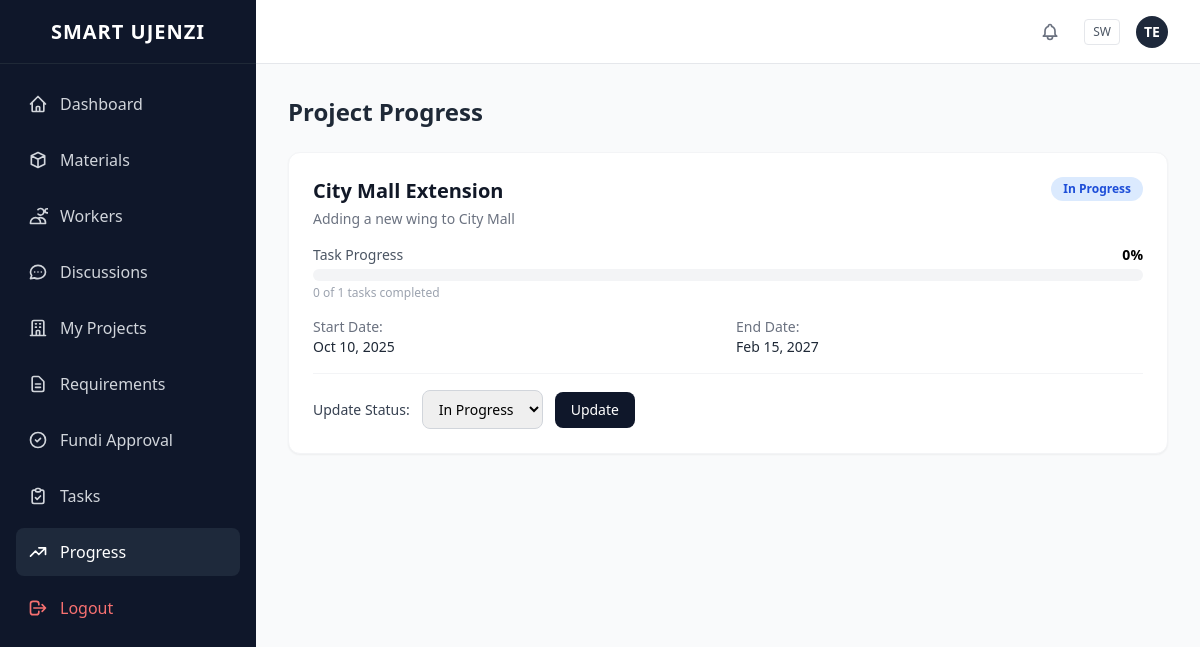
The page /pm/progress.php (signed in) on the database its author committed.
### tables this page shows
CREATE TABLE projects (
    id INT AUTO_INCREMENT PRIMARY KEY,
    name VARCHAR(255) NOT NULL,
    description TEXT,
    status VARCHAR(50) DEFAULT 'Pending',
    project_manager_id INT,
    customer_id INT,
    start_date DATE,
    end_date DATE,
    FOREIGN KEY(project_manager_id) REFERENCES users(id)
);

### includes/config.php (called while the page is built, shortened)
<?php
function getDB(): PDO {
    static $pdo = null;
    if ($pdo === null) {
        try {
            $dsn = DB_SOCKET && DB_USER === ''
                ? "mysql:unix_socket=" . DB_SOCKET . ";dbname=" . DB_NAME . ";charset=utf8mb4"
                : "mysql:host=" . DB_HOST . ";dbname=" . DB_NAME . ";charset=utf8mb4";
            $pdo = new PDO($dsn, DB_USER, DB_PASS, [
                PDO::ATTR_ERRMODE => PDO::ERRMODE_EXCEPTION,
                PDO::ATTR_DEFAULT_FETCH_MODE => PDO::FETCH_ASSOC,
            ]);
        } catch (PDOException $e) {
            if (APP_ENV === 'production') {
                die('Database connection failed. Please check your configuration.');
            }
            throw $e;
        }
    }
    return $pdo;
}

### includes/functions.php (called while the page is built, shortened)
<?php
require_once __DIR__ . '/config.php';
function runQuery(string $sql, array $params = []): array {
    $stmt = getDB()->prepare($sql);
    $stmt->execute($params);
    return $stmt->fetchAll();
}

### pm/progress.php (the view, shortened to what this page needs)
<?php
require_once __DIR__ . '/../includes/functions.php';
require_once __DIR__ . '/../includes/header.php';
$userId = $_SESSION['user_id'];
$projects = runQuery("SELECT p.*, (SELECT COUNT(*) FROM tasks WHERE project_id = p.id) as total_tasks, (SELECT COUNT(*) FROM tasks WHERE project_id = p.id AND status='Completed') as done_tasks FROM projects p WHERE p.project_manager_id = ? ORDER BY p.status, p.start_date DESC", [$userId]);
$statuses = ['Pending', 'Ongoing', 'In Progress', 'Completed', 'On Hold'];
?>
<?php if (empty($projects)): ?>
<div class="bg-white rounded-xl shadow-sm border border-gray-100 p-12 text-center">
    <svg class="w-16 h-16 mx-auto text-gray-300 mb-4" fill="none" stroke="currentColor" viewBox="0 0 24 24"><path stroke-linecap="round" stroke-linejoin="round" stroke-width="2" d="M19 21V5a2 2 0 00-2-2H7a2 2 0 00-2 2v16m14 0h2m-2 0h-5m-9 0H3m2 0h5M9 7h1m-1 4h1m4-4h1m-1 4h1m-5 10v-5a1 1 0 011-1h2a1 1 0 011 1v5m-4 0h4"/></svg>
    <h3 class="text-xl font-bold text-gray-800 mb-2">No Projects</h3>
    <p class="text-gray-500">You have no projects assigned to you yet.</p>
</div>
<?php else: ?>
<div class="grid gap-6">
    <?php foreach ($projects as $proj):
        $total = (int)$proj['total_tasks'];
        $done = (int)$proj['done_tasks'];
        $prog = $total > 0 ? round(($done / $total) * 100) : 0;
    ?>
    <div class="bg-white rounded-xl shadow-sm border border-gray-100 overflow-hidden">
        <div class="p-6">
            <div class="flex flex-col sm:flex-row sm:items-center justify-between gap-4 mb-4">
                <div>
                    <h3 class="text-xl font-bold text-gray-900"><?= htmlspecialchars($proj['name']) ?></h3>
                    <?php if ($proj['description']): ?>
                        <p class="text-gray-500 text-sm mt-1"><?= htmlspecialchars($proj['description']) ?></p>
                    <?php endif; ?>
                </div>
                <span class="px-3 py-1 rounded-full text-xs font-semibold self-start
                    <?= $proj['status'] === 'Completed' ? 'bg-green-100 text-green-700' : ($proj['status'] === 'Ongoing' || $proj['status'] === 'In Progress' ? 'bg-blue-100 text-blue-700' : ($proj['status'] === 'Pending' ? 'bg-yellow-100 text-yellow-700' : 'bg-red-100 text-red-700')) ?>">
                    <?= $proj['status'] ?>
                </span>
            </div>
            <div class="mb-4">
                <div class="flex justify-between text-sm mb-1">
                    <span class="text-gray-600">Task Progress</span>
                    <span class="font-semibold"><?= $prog ?>%</span>
                </div>
                <div class="w-full bg-gray-100 rounded-full h-3">
                </div>
                <p class="text-xs text-gray-400 mt-1"><?= $done ?> of <?= $total ?> tasks completed</p>
            </div>
            <div class="grid grid-cols-1 sm:grid-cols-2 gap-4 mb-4 text-sm">
                <div>
                    <span class="text-gray-500">Start Date:</span>
                    <p class="font-medium text-gray-800"><?= $proj['start_date'] ? date('M j, Y', strtotime($proj['start_date'])) : 'N/A' ?></p>
                </div>
                <div>
                    <span class="text-gray-500">End Date:</span>
                    <p class="font-medium text-gray-800"><?= $proj['end_date'] ? date('M j, Y', strtotime($proj['end_date'])) : 'N/A' ?></p>
                </div>
            </div>
            <form method="POST" class="flex flex-col sm:flex-row items-start sm:items-center gap-3 pt-4 border-t border-gray-100">
                <label class="text-sm font-medium text-gray-700">Update Status:</label>
                <select name="status" class="px-3 py-2 border border-gray-300 rounded-lg text-sm focus:outline-none focus:ring-2 focus:ring-slate-500">
                    <?php foreach ($statuses as $s): ?>
                        <option value="<?= $s ?>" <?= $s === $proj['status'] ? 'selected' : '' ?>><?= $s ?></option>
                    <?php endforeach; ?>
                </select>
                <button type="submit" class="px-4 py-2 bg-slate-900 text-white rounded-lg hover:bg-slate-800 transition-colors text-sm font-medium">
                    Update
                </button>
            </form>
        </div>
    </div>
    <?php endforeach; ?>
</div>
<?php endif; ?>
<?php require_once __DIR__ . '/../includes/footer.php'; ?>

### rows shown on the page
projects: name "City Mall Extension", description "Adding a new wing to City Mall", status "In Progress", prog "0", done "0", total "1", start_date "Oct 10, 2025", end_date "Feb 15, 2027"

### other values the page prints
$item['name'] "Dashboard"
$item['name'] "Materials"
$item['name'] "Workers"
$item['name'] "Discussions"
$item['name'] "My Projects"
$item['name'] "Requirements"
$item['name'] "Fundi Approval"
$item['name'] "Tasks"
$item['name'] "Progress"
substr($userName, 0, 2) "TE"
$pageTitle "Project Progress"
